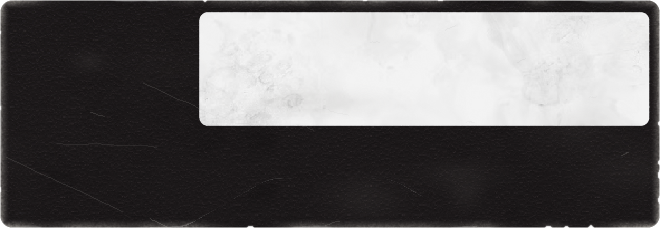
#> input picture assets/sticker_brick.png, 660 x 228 px
$ python brick_sticker.py ../assets/sticker_brick.png ../assets/sticker_brick.png
#> lines starting #> are read from the running program, lines starting #| are printed output that depends on the picture; after the words box and inside, x2 and y2 are one past the last pixel; in counts of white or black regions, pixels touching at a corner belong together
"""Run: python3 tools/brick_sticker.py assets/sticker.png assets/sticker_brick.png

Builds assets/sticker_brick.png from upstream's assets/sticker.png: the SP sticker's own
grain and smudged serial panel, its bottom notch filled so the label is a plain rectangle like
the Brick's, then worn: scuffed edges, nicks, scratches and greasy smudges."""
import sys, math, random
import numpy as np
from PIL import Image, ImageFilter, ImageDraw

src, out = sys.argv[1], sys.argv[2]
im = np.array(Image.open(src).convert('RGBA')).astype(np.float32)
h, w = im.shape[:2]
#> h = 228; w = 660
rng = random.Random(3040)
nrng = np.random.default_rng(3040)

# 1. fill the notch: interior from 50 rows up, the soft bottom edge from beside the notch
filled = im.copy()
for y in range(150, h):
    for x in range(150, 510):
        if im[y, x, 3] >= 250:
            continue
        if y < h - 7:
            filled[y, x] = im[y - 50, x]
        else:
            filled[y, x] = im[y, 20 + (x - 150) % 160]
#> filled: shape (228, 660, 4) float32; mean R, G, B, A 101.4, 99.3, 99.7, 253.7
im = filled

rgb, alpha = im[..., :3], im[..., 3]
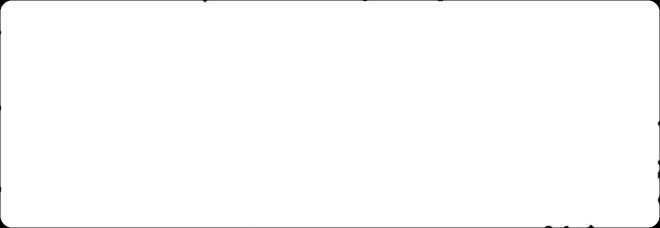
#> alpha: shape (228, 660) float32; min 0, max 255, mean 253.2
yy, xx = np.mgrid[0:h, 0:w].astype(np.float32)
edge = np.minimum.reduce([xx, yy, w - 1 - xx, h - 1 - yy])
black = rgb.mean(axis=2) < 90
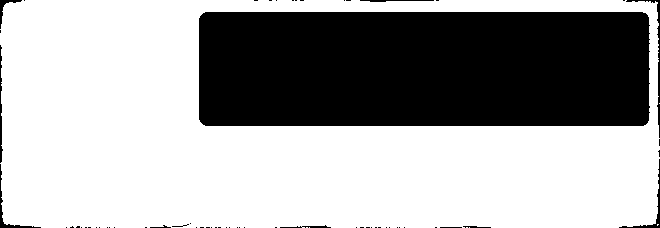
#> black: shape (228, 660) bool; 65% white; 63 black regions (52 under 20 px), largest, box (x1, y1, x2, y2) and area: (199, 12, 650, 126) 51252, (626, 0, 660, 138) 313, (619, 159, 660, 228) 221

def layer():
    return Image.new('L', (w, h), 0)

# 2. scuffs: the edges rubbed pale, unevenly, more toward the corners
scuff = np.zeros((h, w), np.float32)
band = np.clip(1 - edge / 9.0, 0, 1) ** 1.6
along = np.zeros((h, w), np.float32)
for _ in range(90):
    # rubbed patches strung along the border
    side = rng.choice('tblr')
    t = rng.random()
    cx, cy = {'t': (t * w, 0), 'b': (t * w, h - 1), 'l': (0, t * h), 'r': (w - 1, t * h)}[side]
    r = rng.uniform(6, 26)
    along += np.exp(-(((xx - cx) ** 2 + (yy - cy) ** 2) / (2 * r * r))) * rng.uniform(0.3, 1)
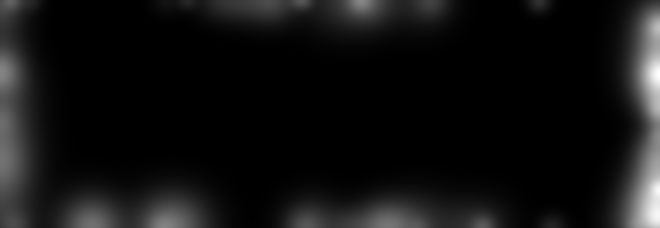
#> along: shape (228, 660) float32; min 6.95e-09, max 4.9, mean 0.341; drawn with min black and max white
corner = np.exp(-np.minimum.reduce([
    np.hypot(xx, yy), np.hypot(w - xx, yy), np.hypot(xx, h - yy), np.hypot(w - xx, h - yy)]) / 30)
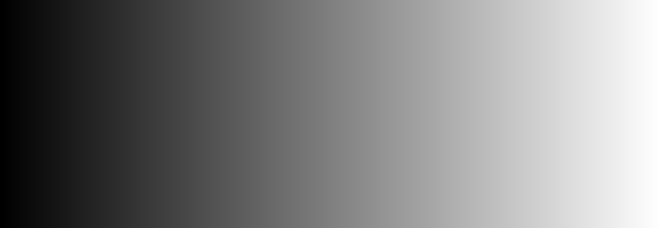
#> xx: shape (228, 660) float32; min 0, max 659, mean 329.5; drawn with min black and max white
fibres = np.array(Image.fromarray((nrng.random((h, w)) * 255).astype(np.uint8))
                  .filter(ImageFilter.GaussianBlur(0.7))).astype(np.float32) / 255
scuff = np.clip(band * (0.35 * np.clip(along, 0, 1.4) + 0.5 * corner) * (0.55 + 0.9 * fibres), 0, 0.85)

# 3. nicks: small bites out of the edge where the label lifted
nick = layer(); d = ImageDraw.Draw(nick)
#> after `nick = layer()`: nick: PIL image 660x228 L; every value is 0
for _ in range(16):
    side = rng.choice('tblr'); t = rng.uniform(0.04, 0.96)
    cx, cy = {'t': (t * w, -1), 'b': (t * w, h), 'l': (-1, t * h), 'r': (w, t * h)}[side]
    rx, ry = rng.uniform(1.5, 4.5), rng.uniform(1.0, 2.6)
    if side in 'lr':
        rx, ry = ry, rx
    d.ellipse([cx - rx, cy - ry, cx + rx, cy + ry], fill=255)
nick = np.array(nick.filter(ImageFilter.GaussianBlur(0.6))).astype(np.float32) / 255
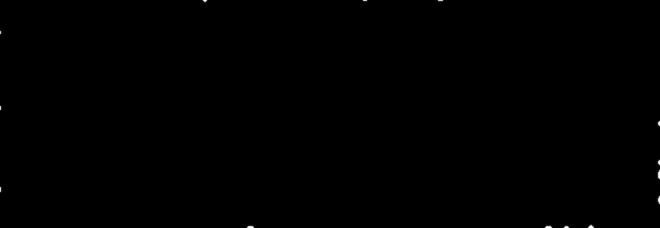
#> nick: shape (228, 660) float32; min 0, max 1, mean 0.000757

# 4. scratches: thin pale lines, mostly short, a few long, some across the panel
scr = layer(); d = ImageDraw.Draw(scr)
for i in range(16):
    long_one = i < 3
    x0, y0 = rng.uniform(0, w), rng.uniform(0, h)
    ang = rng.uniform(-0.5, 0.5) + rng.choice([0, math.pi, 0.15])
    length = rng.uniform(50, 140) if long_one else rng.uniform(5, 22)
    pts = []
    for k in range(9):
        f = k / 8
        pts.append((x0 + math.cos(ang) * length * f + rng.uniform(-0.6, 0.6),
                    y0 + math.sin(ang) * length * f + rng.uniform(-0.6, 0.6)))
    d.line(pts, fill=rng.randint(40, 90) if long_one else rng.randint(50, 120), width=1)
scr = np.array(scr.filter(ImageFilter.GaussianBlur(0.35))).astype(np.float32) / 255

# 5. smudges: soft greasy patches, faint on black, grey on the white panel
smudge = np.zeros((h, w), np.float32)
for _ in range(14):
    cx, cy = rng.uniform(0, w), rng.uniform(0, h)
    rx, ry = rng.uniform(14, 60), rng.uniform(8, 30)
    smudge += np.exp(-(((xx - cx) / rx) ** 2 + ((yy - cy) / ry) ** 2)) * rng.uniform(0.25, 1)
#> this loop made 14 passes
#> (cx, cy, rx, ry) on passes 1 to 12: (170.6, 69.14, 51.21, 25.97), (465.1, 191.4, 14.28, 16.49), (360.7, 20.4, 38.02, 27.19), (628.3, 33.8, 35.02, 22.33), (336.3, 102.4, 49.23, 12.7), (364, 196.9, 35.39, 22.55), (88.23, 60.99, 15.86, 11.5), (459.2, 173.8, 39.55, 13.64), (575.5, 125.5, 42.02, 21.92), (1.92, 155.6, 53.19, 24.44), (635.7, 168.6, 49.27, 22.12), (494.8, 16.63, 20.11, 8.86)
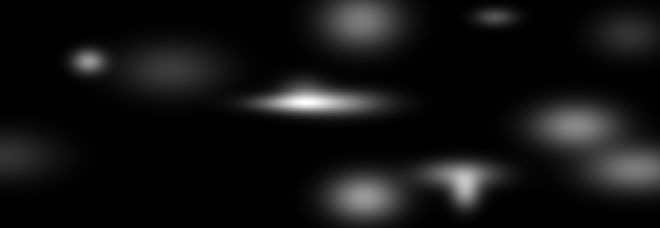
#> smudge: shape (228, 660) float32; min 1.29e-10, max 1.64, mean 0.122; drawn with min black and max white
thumb = np.array(Image.fromarray((nrng.random((h, w)) * 255).astype(np.uint8))
                 .filter(ImageFilter.GaussianBlur(2.5))).astype(np.float32) / 255
smudge = np.clip(smudge, 0, 1) * (0.4 + 1.2 * (thumb - 0.5) + 0.6)

pale = np.array([150, 146, 140], np.float32)
dirt = np.array([120, 116, 110], np.float32)
out_rgb = rgb.copy()
k = scuff[..., None] * black[..., None]
out_rgb = out_rgb * (1 - k) + pale * k
k = (0.55 * scr)[..., None] * black[..., None]
out_rgb = out_rgb * (1 - k) + np.array([205, 202, 196], np.float32) * k
k = (0.30 * scr)[..., None] * (~black)[..., None]
out_rgb = out_rgb * (1 - k) + np.array([150, 150, 150], np.float32) * k
k = np.clip(0.07 * smudge, 0, 0.12)[..., None] * black[..., None]
out_rgb = out_rgb * (1 - k) + pale * k
k = np.clip(0.10 * smudge, 0, 0.16)[..., None] * (~black)[..., None]
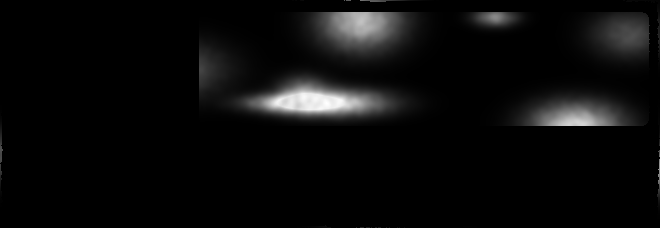
#> k: shape (228, 660, 1) float32; min 0, max 0.11, mean 0.00477; drawn with min black and max white
out_rgb = out_rgb * (1 - k) + dirt * k
out_a = alpha * (1 - nick)

res = np.dstack([np.clip(out_rgb, 0, 255), np.clip(out_a, 0, 255)]).astype(np.uint8)
Image.fromarray(res, 'RGBA').save(out, optimize=True)
